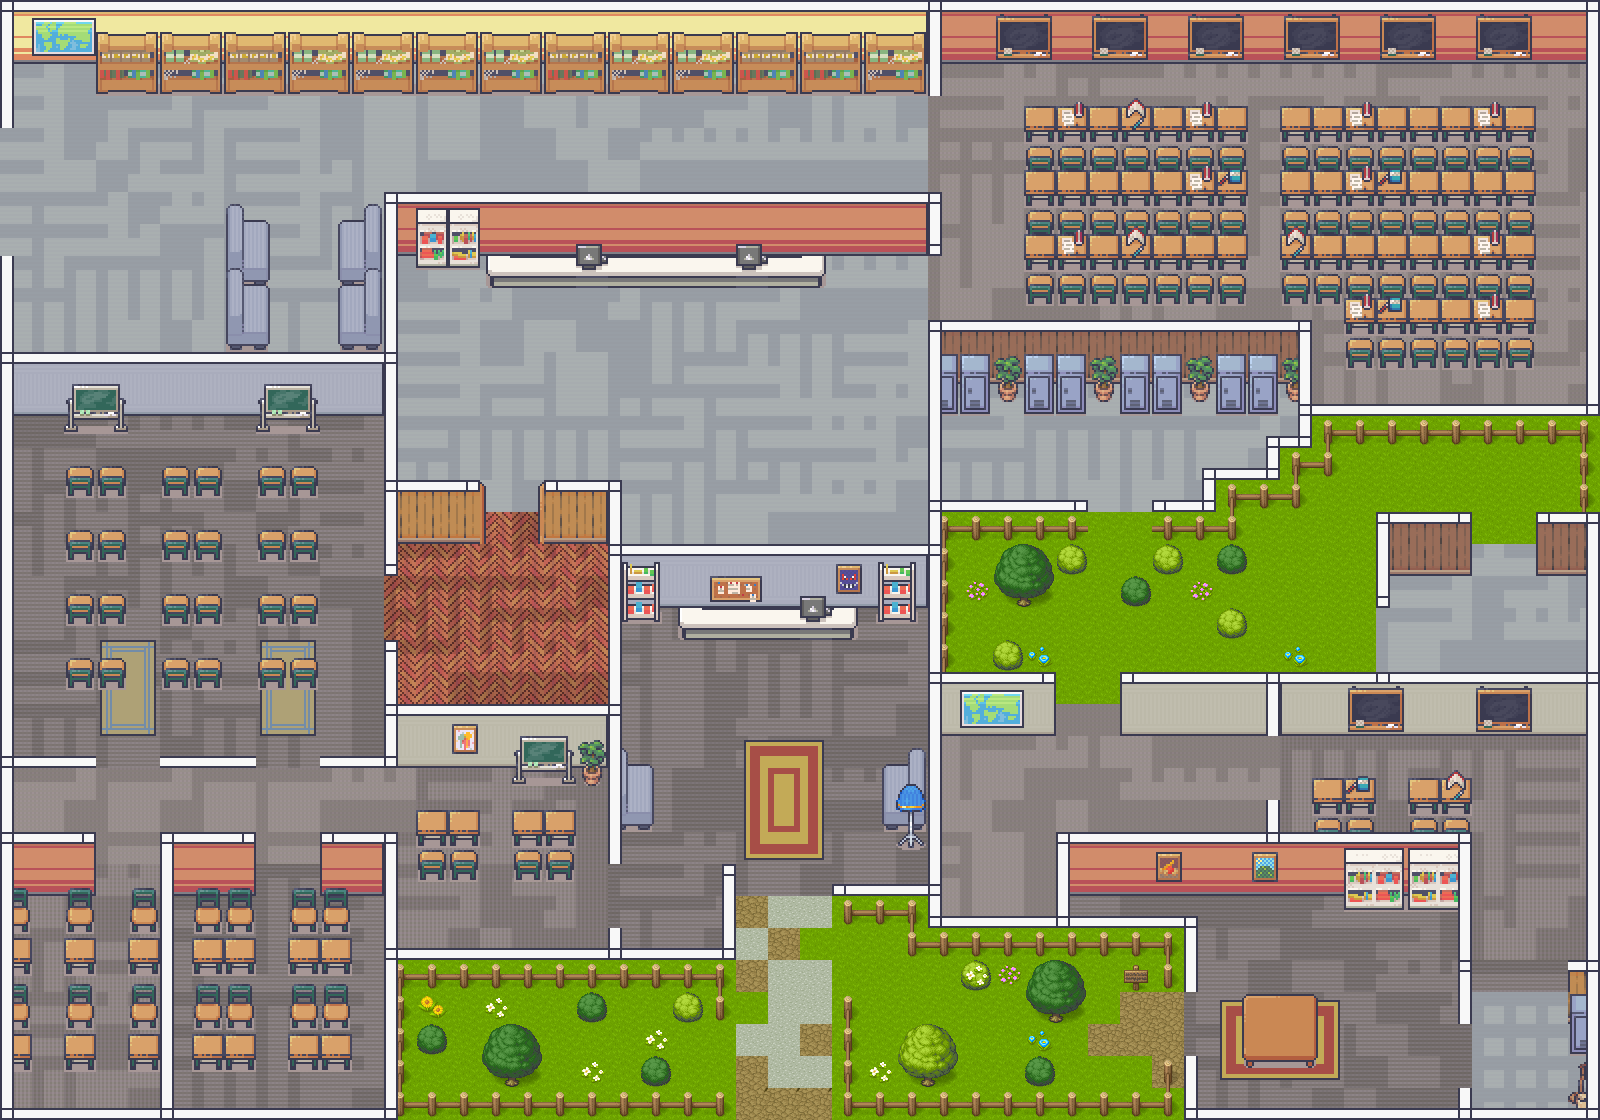

This game map was drawn from its Tiled (.tmx) file and the tilesets committed beside it. A one-line description and the trimmed map source follow:
An orthogonal 50x35 tile map with 32x32 px tiles, 11 tile layers (Grass & Path, Trees, Fence, Floor, ...), 3 tilesets.

<map version="1.10" tiledversion="1.11.2" orientation="orthogonal" renderorder="right-down" width="50" height="35" tilewidth="32" tileheight="32" infinite="0" nextlayerid="15" nextobjectid="1">
 <tileset firstgid="1" source="../tilesets/[Base]BaseChip_pipo.tsx" />
 <tileset firstgid="1065" source="../tilesets/Room_Builder_free_32x32.tsx" />
 <tileset firstgid="1456" source="../tilesets/Interiors_free_32x32.tsx" />
 <layer id="1" name="Grass &amp; Path" width="50" height="35">
  <data>[1750 cells, 230 non-empty, 3 distinct tile ids]</data>
 </layer>
 <layer id="2" name="Trees" width="50" height="35">
  <data>[1750 cells, 18 non-empty, 10 distinct tile ids]</data>
 </layer>
 <layer id="3" name="Fence" width="50" height="35">
  <data>[1750 cells, 82 non-empty, 10 distinct tile ids]</data>
 </layer>
 <layer id="7" name="Floor" width="50" height="35">
  <data>[1750 cells, 1384 non-empty, 34 distinct tile ids]</data>
 </layer>
 <layer id="6" name="Wall" width="50" height="35">
  <data>[1750 cells, 332 non-empty, 57 distinct tile ids]</data>
 </layer>
 <layer id="9" name="Walkable Objects" width="50" height="35">
  <data>[1750 cells, 156 non-empty, 80 distinct tile ids]</data>
 </layer>
 <layer id="11" name="Non-walkable Objects 2" width="50" height="35">
  <data>[1750 cells, 175 non-empty, 14 distinct tile ids]</data>
 </layer>
 <layer id="10" name="Non-walkable Objects" width="50" height="35">
  <data>[1750 cells, 338 non-empty, 49 distinct tile ids]</data>
 </layer>
 <layer id="12" name="Stairs" width="50" height="35">
  <data>[1750 cells, 0 non-empty, 0 distinct tile ids]</data>
 </layer>
 <layer id="4" name="Edges" width="50" height="35">
  <data>[1750 cells, 355 non-empty, 4 distinct tile ids]</data>
 </layer>
 <layer id="5" name="Corners" width="50" height="35">
  <data>[1750 cells, 68 non-empty, 2 distinct tile ids]</data>
 </layer>
</map>
